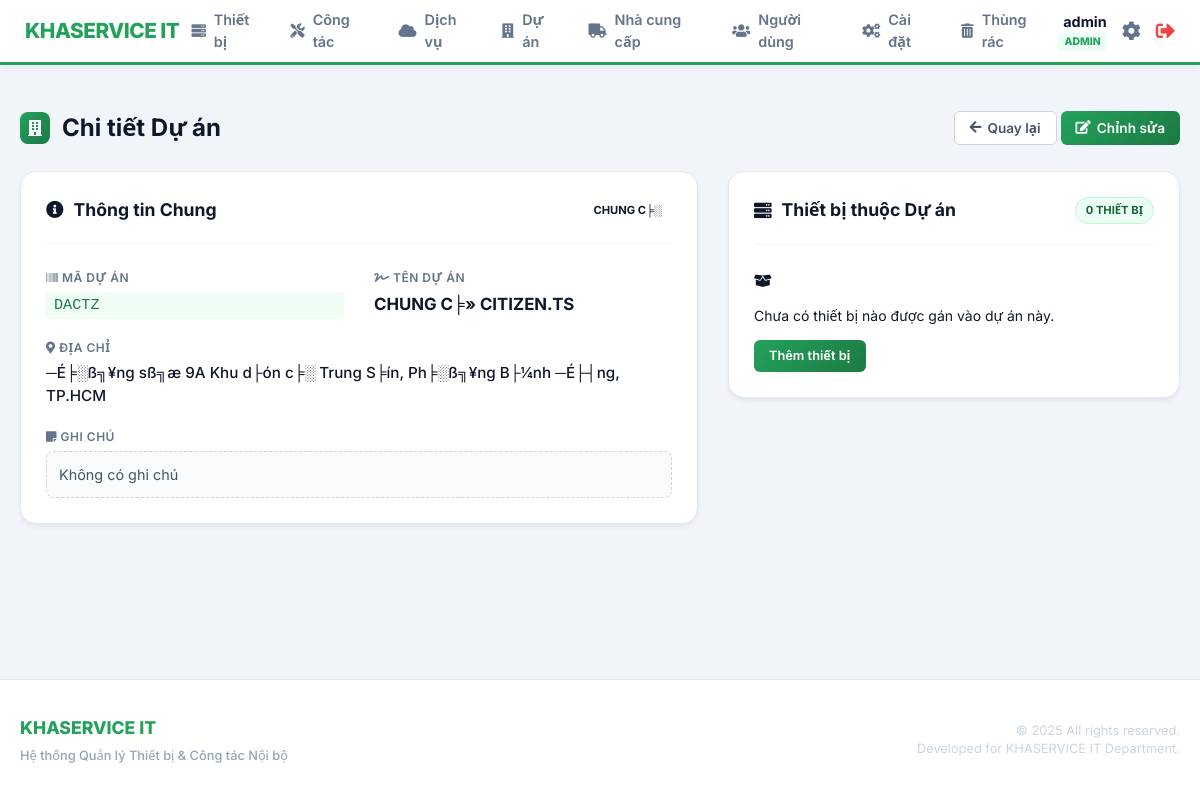
The page /index.php?page=projects/view&id=3 (signed in) on the database as committed earlier.
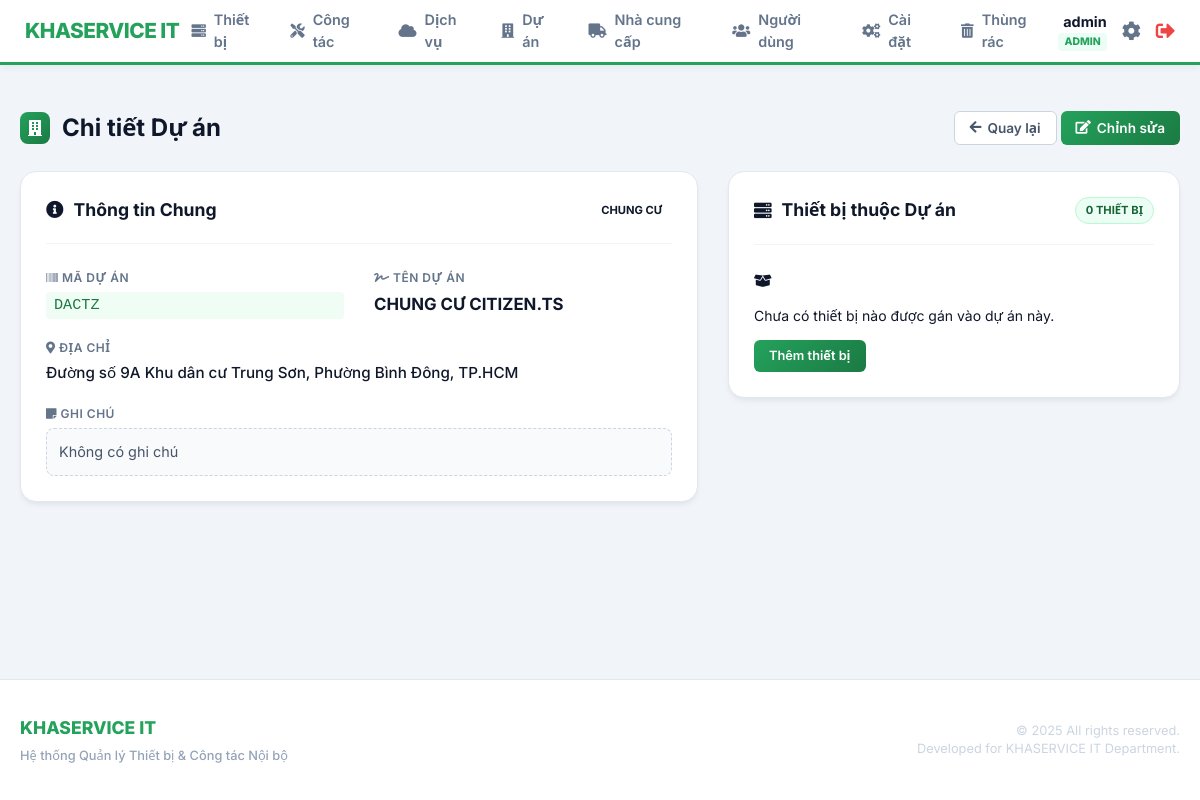
The same page on the database as committed later.
### tables this page shows
CREATE TABLE `projects` (
  `id` int(11) NOT NULL AUTO_INCREMENT,
  `ma_du_an` varchar(50) NOT NULL COMMENT 'M?? d??? ??n n???i b??? (VD: DA01, DA02)',
  `ten_du_an` varchar(255) NOT NULL COMMENT 'T??n d??? ??n / chung c??',
  `dia_chi_duong` varchar(255) DEFAULT NULL,
  `dia_chi_phuong_xa` varchar(100) DEFAULT NULL,
  `dia_chi_tinh_tp` varchar(100) DEFAULT NULL,
  `dia_chi` text DEFAULT NULL COMMENT '?????a ch??? d??? ??n',
  `loai_du_an` varchar(100) DEFAULT NULL COMMENT 'Lo???i d??? ??n (Chung c??, V??n ph??ng...)',
  `ghi_chu` text DEFAULT NULL COMMENT 'Ghi ch?? th??m',
  `deleted_at` timestamp NULL DEFAULT NULL,
  PRIMARY KEY (`id`)
);

### modules/projects/view.php (the view, shortened to what this page needs)
<?php
$id = $_GET['id'] ?? null;
$stmt = $pdo->prepare("SELECT * FROM projects WHERE id = ?");
$stmt->execute([$id]);
$project = $stmt->fetch();
$stmt_devices = $pdo->prepare("SELECT id, ma_tai_san, ten_thiet_bi, loai_thiet_bi, trang_thai FROM devices WHERE project_id = ? LIMIT 10");
$stmt_devices->execute([$id]);
$devices = $stmt_devices->fetchAll();
$stmt_count = $pdo->prepare("SELECT COUNT(*) FROM devices WHERE project_id = ?");
$stmt_count->execute([$id]);
$total_devices = $stmt_count->fetchColumn();
?>
<div class="page-header">
    <h2><i class="fas fa-building"></i> Chi tiết Dự án</h2>
    <div class="header-actions">
        <a href="index.php?page=projects/list" class="btn btn-secondary"><i class="fas fa-arrow-left"></i> Quay lại</a>
        <a href="index.php?page=projects/edit&id=<?php echo $id; ?>" class="btn btn-primary"><i class="fas fa-edit"></i> Chỉnh sửa</a>
    </div>
</div>
<div class="view-grid-layout">
    <div class="info-column">
        <div class="card info-card">
            <div class="card-header-custom">
                <h3><i class="fas fa-info-circle"></i> Thông tin Chung</h3>
                <span class="badge status-info"><?php echo htmlspecialchars($project['loai_du_an']); ?></span>
            </div>
            <div class="card-body-custom">
                <div class="info-grid">
                    <div class="info-item">
                        <span class="info-label"><i class="fas fa-barcode"></i> Mã Dự án</span>
                        <span class="info-value highlight"><?php echo htmlspecialchars($project['ma_du_an']); ?></span>
                    </div>
                    <div class="info-item">
                        <span class="info-label"><i class="fas fa-signature"></i> Tên Dự án</span>
                        <span class="info-value strong"><?php echo htmlspecialchars($project['ten_du_an']); ?></span>
                    </div>
                    <div class="info-item full-width">
                        <span class="info-label"><i class="fas fa-map-marker-alt"></i> Địa chỉ</span>
                        <span class="info-value">
                            <?php
                                $addr = array_filter([$project['dia_chi_duong'], $project['dia_chi_phuong_xa'], $project['dia_chi_tinh_tp']]);
                                echo htmlspecialchars(!empty($addr) ? implode(', ', $addr) : 'Chưa cập nhật địa chỉ');
                            ?>
                        </span>
                    </div>
                    <div class="info-item full-width">
                        <span class="info-label"><i class="fas fa-sticky-note"></i> Ghi chú</span>
                        <div class="note-box">
                            <?php echo nl2br(htmlspecialchars($project['ghi_chu'] ?? 'Không có ghi chú')); ?>
                        </div>
                    </div>
                </div>
            </div>
        </div>
    </div>
    <div class="history-column">
        <div class="card history-card">
            <div class="card-header-custom">
                <h3><i class="fas fa-server"></i> Thiết bị thuộc Dự án</h3>
                <span class="badge status-active"><?php echo $total_devices; ?> thiết bị</span>
            </div>
            <div class="card-body-custom">
                <?php if (empty($devices)): ?>
                    <div class="empty-state-small">
                        <div class="icon-circle"><i class="fas fa-box-open"></i></div>
                        <p>Chưa có thiết bị nào được gán vào dự án này.</p>
                        <a href="index.php?page=devices/add&project_id=<?php echo $id; ?>" class="btn btn-sm btn-primary">Thêm thiết bị</a>
                    </div>
                <?php endif; ?>
            </div>
        </div>
    </div>
</div>

Rows that differ between the two databases and show on the page:
changed projects "DACTZ": loai_du_an "CHUNG C╞░" → "CHUNG CƯ"; ten_du_an "CHUNG C╞» CITIZEN.TS" → "CHUNG CƯ CITIZEN.TS"
Other text that changed with them:
text no longer shown: "─É╞░ß╗¥ng sß╗æ 9A Khu d├ón c╞░ Trung S╞ín, Ph╞░ß╗¥ng B├¼nh ─É├┤ng, TP.HCM"
text now shown: "Đường số 9A Khu dân cư Trung Sơn, Phường Bình Đông, TP.HCM"
